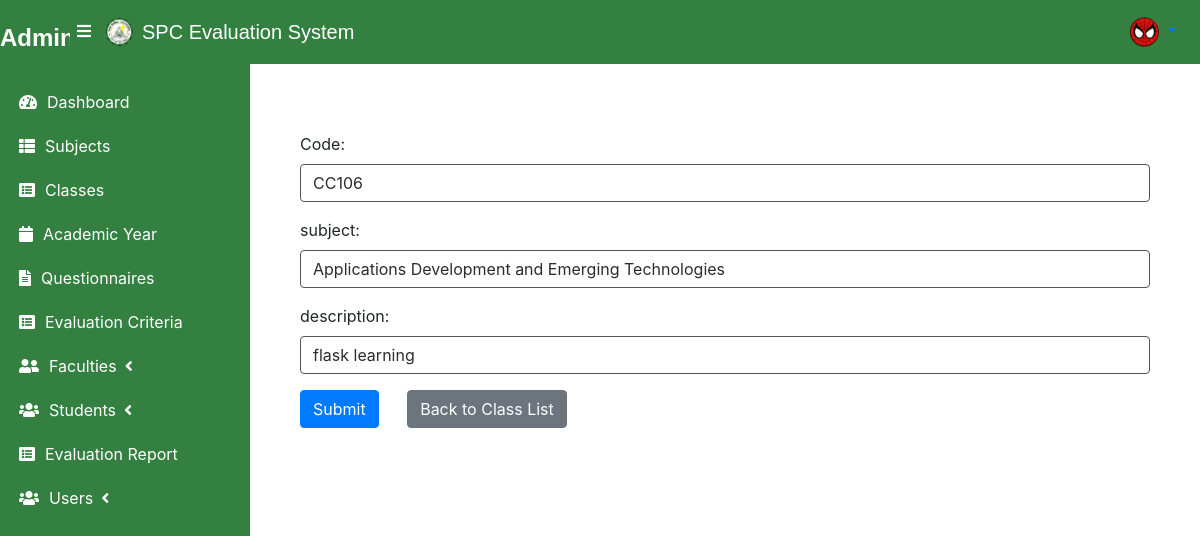
Screenshot of /subjects/1 (signed in) with the database file from the repository.
### tables this page shows
CREATE TABLE subject_list (
    id INTEGER PRIMARY KEY AUTOINCREMENT,
    code TEXT NOT NULL,
    subject TEXT NOT NULL,
    description TEXT NOT NULL UNIQUE
);

### main.py (the view, shortened to what this page needs)
@app.route('/subjects/new', methods=['GET', 'POST'])
@app.route('/subjects/<int:id>', methods=['GET', 'POST'])
def new_subject(id=None):
    conn = get_db_connection()
    subjects = None
    if id:
        subjects = conn.execute('SELECT * FROM subject_list WHERE id = ?', (id,)).fetchone()
    conn.close()
    return render_template('admin/new_subject.html', subjects=subjects, avatar_path=session.get('avatar_path'))

### main.py (called while the page is built)
def get_db_connection():
    conn = sqlite3.connect('database.db')
    conn.row_factory = sqlite3.Row
    return conn

### templates/admin/new_subject.html (shortened to what this page needs)
{% extends "admin/layout.html" %}
{% block content %}
<div class="col-lg-12">
    <div class="card">
        <div class="card-body">
            <form method="post">
                <div class="form-group">
                    <label for="code">Code:</label>
                    <input type="text" class="form-control" id="code" name="code" value="{{ subjects.code if subjects else '' }}" required>
                </div>
                <div class="form-group">
                    <label for="subject">subject:</label>
                    <input type="text" class="form-control" id="subject" name="subject" value="{{ subjects.subject if subjects else '' }}" required>
                </div>
                <div class="form-group">
                    <label for="description">description:</label>
                    <input type="text" class="form-control" id="description" name="description" value="{{ subjects.description if subjects else '' }}" required>
                </div>
                <button type="submit" class="btn btn-secondary btn-secondary-blue mr-3">{{ 'Update' if student else 'Submit' }}</button>
                <a href="{{ url_for('subject_list') }}" class="btn btn-secondary ml-2">Back to Class List</a>
            </form>
        </div>
    </div>
</div>
{% endblock %}

### static/css/styles.css (style rules this page uses)
.card { background-color: #ffffff; border: none; border-radius: 10px; }
.form-control { background-color: #ffffff; border: 1px solid #555555; color: #2c2c2c; margin-bottom: 15px; }
.btn-secondary-blue { color: #fff; background-color: #007bff; border-color: #007bff; }

### rows the page displays
subject_list: code "CC106", subject "Applications Development and Emerging Technologies", description "flask learning"

### other values shown
{{ 'Update' if student else 'Submit' }} "Submit"
